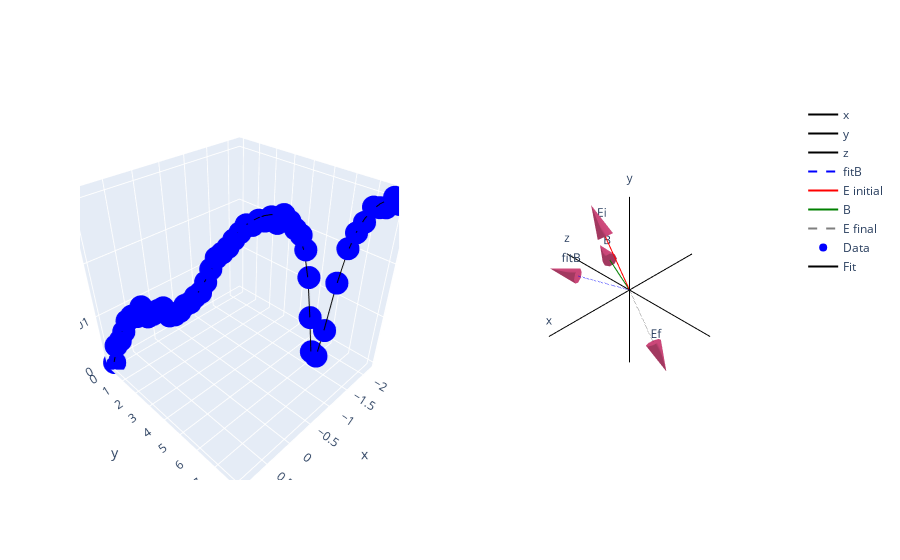

Notebook code for this chart:
### Markdown cell above
Now we can begin to estimate our $\hat{B}$ vector. By leaving $B_\theta$, $B_\phi$ as free variables and using it in the `calc_171_pop_using_vectors` function we can estimate the angles. The first example is one where we have constrained all of our variables except $B_\theta$ and $B_\phi$

### Code cell
# Generate Actual data
from ion_model import PolarVector, unwrap_angle, Yb171, GenerateTestData, FitFreeParams, calculate_171_pop, calc_171_pop_using_vectors
from plotly_wrapper import VectorPlot, Subplots, go
import matplotlib.pyplot as plt
import numpy as np
from pprint import pprint
from random import random

vp = VectorPlot()

# Define the true vectors and parameters of the experiment (used to generate test data)
E = PolarVector(1, np.pi/2, np.arccos(1/np.sqrt(3)))
random_theta, random_phi = (random()*2-1) * np.pi/2, (random()*2-1) * np.pi/2 
B = PolarVector(1, random_theta, random_phi)
yb171 = Yb171()
# define the True parameters for a polarisation sweep
thetaBE935 = yb171.optimal_thetaBE
# define other constants
s935 = 1                            # At saturation
zeeman = 0.5 * yb171.Gamma_2P12     # half of the linewidth of the 2S1/2 <-> 2P1/2 transition
detuning370 = 0.5 * yb171.Gamma_2P12   # Detuning from excited state by half of the linewidth of the 2S1/2 <-> 2P1/2 transition
detuning935 = 0.0

# Sweep E polarisation and saturation parameter
s370 = np.linspace(0, 8, 51)

# Polarisation is swept using the E PolarVector
num_steps = 50
# angle per step
angle_step = -np.pi/(num_steps)
# Define all the E vectors (magnitude is going up linearly to mimick saturation sweep)
allE = {f"E{i}": PolarVector((i+1)/num_steps, E.theta, E.phi + angle_step * i) for i in range(num_steps + 1)}
# Calculate thetaBE for each of the E vectors
thetaBE370 = np.array([B.calculate_angle_between(Evec) for Evec in allE.values()])
# Get the change in phi
allPhi = [vec.phi for vec in allE.values()]

# Unwrap thetaBE370 array because theta is always pos, but it should go pos to negative
# thetaBE370 = unwrap_angle(thetaBE370)
# Prepare an arc using the x, y, z values of the E vectors
draw_vec_line = np.array([E.v[:, 1] for E in allE.values()])
# Break them out seperately
x, y, z = draw_vec_line[:, 0], draw_vec_line[:, 1], draw_vec_line[:, 2]
# Add the arc to the vector plot

# Calculate the test data
TestData = GenerateTestData(detuning370=detuning370, 
                            s_370=s370, 
                            s_935=s935, 
                            zeeman=zeeman, 
                            thetaBE370=thetaBE370, 
                            thetaBE935=thetaBE935, 
                            make_mesh=False)

# Randomise test data
TestData.randomise(0.0007**2)

# This cell only works with the previous one run
# Using our knowledge of E and s
E_array = np.array([E.pv for E in allE.values()])
Er, Etheta, Ephi = np.zeros(E_array.shape[0])+1, E_array[:, 1][:, 0], E_array[:, 2][:, 0]

# Constraining all variables except Btheta, Bphi
x = (np.array([1]*len(s370)), Er, Etheta, Ephi, s370, np.array([detuning370]*len(s370)), np.array([detuning935]*len(s370)), np.array([s935]*len(s370)), np.array([zeeman]*len(s370)), np.array([thetaBE935]*len(s370)))

x_var_names = ("Br", "Er", "Etheta", "Ephi", "s_370", "detuning370", "detuning935", "s_935", "zeeman", "thetaBE935")

# Prepare fitting tool
fitting_tool = FitFreeParams(x, TestData.excited_pop_171, x_var_names, calc_171_pop_using_vectors,
                             all_variables=("Er", "Etheta", "Ephi","s_370", "Br", "Btheta", "Bphi", "detuning370", "detuning935", "s_935", "zeeman", "thetaBE935"))

print(fitting_tool.free_params)

# initial guess
p0 = np.array([0, 0])
# Bounds (assuming B vector is pointing in the +z ish direction. Symmetry means it can be + or - x)
bounds = ((-np.pi/2, -np.pi/2), 
          (np.pi/2, np.pi/2))

# Prepare residuals
residual_ss = 100000
# Residual limit where it stops
res_limit = 1e-4
# Number of itterations if residual limit isn't met initially
itterations = 20
# Initilise itterations
itter = 0

while itter < itterations:
    # Constraining other variables to fix them. Using bounds by setting min max to the actual value
    popt, pcov = fitting_tool.fit(p0=p0, 
                                bounds=bounds)

    fit_pop = fitting_tool.fit_func(x, *popt)
    residual_ss = np.sum((TestData.excited_pop_171 - fit_pop)**2)
    if residual_ss > res_limit:
        # Change to different quadrant
        p0 = (p0 + (itter % 2 - 1)*np.array([np.pi/4, np.pi/4])) % np.pi/2
    else:
        break
    itter += 1
    if itter == itterations:
        print("Itterations exceeded maximum. Use different initial condition")

# Use fitted parameters to re-generate B
found_B = PolarVector(1, popt[0], popt[1])
# Plot
vp.add_vector({"fitB": found_B}, {"line": {"color": "blue", "dash": "dash"}, "text": ["", "fitB"]})

# Print results
true = np.array([B.theta, B.phi])
diff = np.abs(np.abs(true) - np.abs(popt))
print("True")
pprint({name: value for name, value in zip(fitting_tool.free_params, true)})
print("Fit")
pprint({name: value for name, value in zip(fitting_tool.free_params, popt)})
print("Difference")
pprint({name: value for name, value in zip(fitting_tool.free_params, diff)})
# print(popt)


# Put test data and curve-fit into graph object
surface_go = [go.Scatter3d(x=allPhi, y=TestData.mesh_171.s0_370, z=TestData.excited_pop_171, mode='markers', marker={"color": "blue"}, name="Data")]
surface_go.append(go.Scatter3d(x=allPhi, y=s370, z=fit_pop, mode='lines', line={"color": "black"}, name="Fit"))

# Add vectors
vp.add_vector({"E initial": E}, {"line": {"color": "red"}, "text": ["", "Ei"]})
vp.add_vector({"B": B}, {"line": {"color": "green"}, "text": ["", "B"]})
vp.add_vector({"E final": allE[f"E{num_steps}"]}, {"line": {"color": "rgba(0, 0, 0, 0.5)", "dash": "dash"}, "text": ["", "Ef"]})

# rotate vector plot
vp.align_vectors_with_experiment()
# prepare plot
vp.prepare_plot()

# use graph objects in vector plot in subplots class. Defining subplots
sub = Subplots(rows=1, cols=2, specs=[[{'type': 'scene'}, {'type': 'scene'}]])
# update subplots with graph objects
sub.update_subplot(1, 2, vp.graph_objects,
                   update_scenes_kwargs=dict(xaxis_visible=False, yaxis_visible=False, zaxis_visible=False))
sub.update_subplot(1, 1, surface_go, 
                   xaxis_kwargs=dict(title_text="thetaBE"), 
                   yaxis_kwargs=dict(title_text="s370"))

# show subplot
sub.fig.show()

### Figure 1 — Plotly figure (JSON) as saved in the notebook; plotly's stock layout.template omitted (floating-point values rounded to 4 significant figures)
{"data": [{"line": {"color": "black"}, "mode": "lines+text", "name": "x", "scene": "scene2", "text": ["", "x"], "type": "scatter3d", "x": [-1.5, 1.5], "y": [0, -1.837e-16], "z": [0, 1.125e-32]}, {"line": {"color": "black"}, "mode": "lines+text", "name": "y", "scene": "scene2", "text": ["", "y"], "type": "scatter3d", "x": [0, 1.837e-16], "y": [-9.185e-17, -9.185e-17], "z": [-1.5, 1.5]}, {"line": {"color": "black"}, "mode": "lines+text", "name": "z", "scene": "scene2", "text": ["", "z"], "type": "scatter3d", "x": [0, 0], "y": [1.5, -1.5], "z": [-9.185e-17, 9.185e-17]}, {"line": {"color": "blue", "dash": "dash"}, "mode": "lines+text", "name": "fitB", "scene": "scene2", "text": ["", "fitB"], "type": "scatter3d", "x": [0, 0.3762], "y": [0, -0.926], "z": [0, 0.0308]}, {"scene": "scene2", "showscale": false, "sizemode": "absolute", "sizeref": 0.5, "type": "cone", "u": [0.3762], "v": [-0.926], "w": [0.0308], "x": [0.3762, 0], "y": [-0.926, 0], "z": [0.0308, 0]}, {"line": {"color": "red"}, "mode": "lines+text", "name": "E initial", "scene": "scene2", "text": ["", "Ei"], "type": "scatter3d", "x": [0, 5e-17], "y": [0, -0.5774], "z": [0, 0.8165]}, {"scene": "scene2", "showscale": false, "sizemode": "absolute", "sizeref": 0.5, "type": "cone", "u": [5e-17], "v": [-0.5774], "w": [0.8165], "x": [5e-17, 0], "y": [-0.5774, 0], "z": [0.8165, 0]}, {"line": {"color": "green"}, "mode": "lines+text", "name": "B", "scene": "scene2", "text": ["", "B"], "type": "scatter3d", "x": [0, -0.3944], "y": [0, -0.9183], "z": [0, 0.03342]}, {"scene": "scene2", "showscale": false, "sizemode": "absolute", "sizeref": 0.5, "type": "cone", "u": [-0.3944], "v": [-0.9183], "w": [0.03342], "x": [-0.3944, 0], "y": [-0.9183, 0], "z": [0.03342, 0]}, {"line": {"color": "rgba(0, 0, 0, 0.5)", "dash": "dash"}, "mode": "lines+text", "name": "E final", "scene": "scene2", "text": ["", "Ef"], "type": "scatter3d", "x": [0, -5.1e-17], "y": [0, 0.5889], "z": [0, -0.8328]}, {"scene": "scene2", "showscale": false, "sizemode": "absolute", "sizeref": 0.5, "type": "cone", "u": [-5.1e-17], "v": [0.5889], "w": [-0.8328], "x": [-5.1e-17, 0], "y": [0.5889, 0], "z": [-0.8328, 0]}, {"marker": {"color": "blue"}, "mode": "markers", "name": "Data", "scene": "scene", "type": "scatter3d", "x": [0.9553, 0.8925, 0.8297, 0.7668, 0.704, 0.6412, 0.5783, 0.5155, 0.4527, 0.3898, 0.327, 0.2642, 0.2013, 0.1385, 0.07567, 0.01284, -0.04999, -0.1128, -0.1757, -0.2385, -0.3013, -0.3642, -0.427, -0.4898, -0.5526, -0.6155, -0.6783, -0.7411, -0.804, -0.8668, -0.9296, -0.9925, -1.055, -1.118, -1.181, -1.244, -1.307, -1.369, -1.432, -1.495, -1.558, -1.621, -1.684, -1.746, -1.809, -1.872, -1.935, -1.998, -2.061, -2.123, -2.186], "y": [0, 0.16, 0.32, 0.48, 0.64, 0.8, 0.96, 1.12, 1.28, 1.44, 1.6, 1.76, 1.92, 2.08, 2.24, 2.4, 2.56, 2.72, 2.88, 3.04, 3.2, 3.36, 3.52, 3.68, 3.84, 4, 4.16, 4.32, 4.48, 4.64, 4.8, 4.96, 5.12, 5.28, 5.44, 5.6, 5.76, 5.92, 6.08, 6.24, 6.4, 6.56, 6.72, 6.88, 7.04, 7.2, 7.36, 7.52, 7.68, 7.84, 8], "z": [-8.385e-05, 0.003831, 0.004955, 0.00689, 0.009194, 0.0102, 0.01007, 0.01206, 0.01002, 0.01052, 0.01134, 0.01185, 0.01022, 0.01043, 0.01112, 0.01234, 0.01287, 0.01403, 0.0148, 0.01675, 0.01911, 0.02107, 0.02186, 0.02281, 0.02408, 0.02519, 0.02645, 0.02636, 0.02717, 0.02703, 0.02769, 0.02667, 0.02804, 0.02702, 0.02579, 0.02484, 0.02241, 0.01761, 0.009871, 0.002454, 0.001445, 0.00715, 0.01658, 0.02261, 0.02519, 0.02684, 0.02915, 0.02906, 0.02904, 0.03058, 0.02953]}, {"line": {"color": "black"}, "mode": "lines", "name": "Fit", "scene": "scene", "type": "scatter3d", "x": [0.9553, 0.8925, 0.8297, 0.7668, 0.704, 0.6412, 0.5783, 0.5155, 0.4527, 0.3898, 0.327, 0.2642, 0.2013, 0.1385, 0.07567, 0.01284, -0.04999, -0.1128, -0.1757, -0.2385, -0.3013, -0.3642, -0.427, -0.4898, -0.5526, -0.6155, -0.6783, -0.7411, -0.804, -0.8668, -0.9296, -0.9925, -1.055, -1.118, -1.181, -1.244, -1.307, -1.369, -1.432, -1.495, -1.558, -1.621, -1.684, -1.746, -1.809, -1.872, -1.935, -1.998, -2.061, -2.123, -2.186], "y": [0, 0.16, 0.32, 0.48, 0.64, 0.8, 0.96, 1.12, 1.28, 1.44, 1.6, 1.76, 1.92, 2.08, 2.24, 2.4, 2.56, 2.72, 2.88, 3.04, 3.2, 3.36, 3.52, 3.68, 3.84, 4, 4.16, 4.32, 4.48, 4.64, 4.8, 4.96, 5.12, 5.28, 5.44, 5.6, 5.76, 5.92, 6.08, 6.24, 6.4, 6.56, 6.72, 6.88, 7.04, 7.2, 7.36, 7.52, 7.68, 7.84, 8], "z": [0, 0.003033, 0.005462, 0.007348, 0.008766, 0.009788, 0.01048, 0.01089, 0.01108, 0.0111, 0.01101, 0.01087, 0.01079, 0.01083, 0.0111, 0.01168, 0.0126, 0.01384, 0.01534, 0.01701, 0.01872, 0.02039, 0.02193, 0.02332, 0.02452, 0.02554, 0.02637, 0.02702, 0.02751, 0.02784, 0.02799, 0.02795, 0.02767, 0.02709, 0.02607, 0.02436, 0.02155, 0.01696, 0.009972, 0.002238, 0.0005612, 0.007493, 0.01581, 0.02163, 0.0252, 0.02738, 0.02873, 0.02958, 0.03012, 0.03044, 0.0306]}], "layout": {"scene": {"domain": {"x": [0, 0.45], "y": [0, 1]}}, "scene2": {"domain": {"x": [0.55, 1], "y": [0, 1]}, "xaxis": {"visible": false}, "yaxis": {"visible": false}, "zaxis": {"visible": false}}}}
